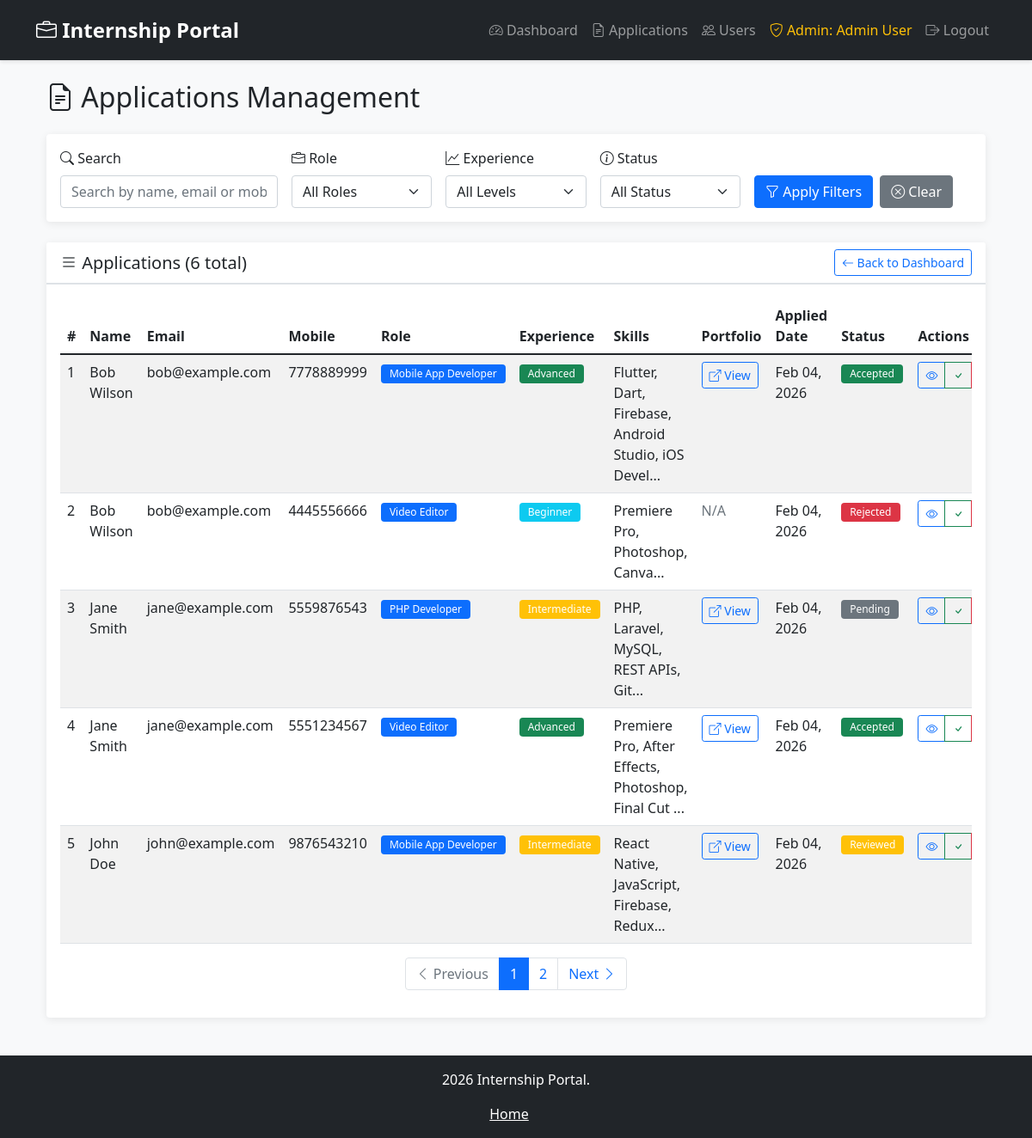
Page /admin/applications.php (signed in) on the committed database.
### tables this page shows
CREATE TABLE applications (
    id INT PRIMARY KEY AUTO_INCREMENT,
    user_id INT NOT NULL,
    mobile VARCHAR(20) NOT NULL,
    role ENUM('PHP Developer', 'Video Editor', 'Mobile App Developer') NOT NULL,
    experience ENUM('Beginner', 'Intermediate', 'Advanced') NOT NULL,
    skills TEXT NOT NULL,
    portfolio_link VARCHAR(255),
    status ENUM('pending', 'reviewed', 'accepted', 'rejected') DEFAULT 'pending',
    created_at TIMESTAMP DEFAULT CURRENT_TIMESTAMP,
    FOREIGN KEY (user_id) REFERENCES users(id) ON DELETE CASCADE,
    INDEX idx_user_id (user_id),
    INDEX idx_role (role),
    INDEX idx_experience (experience),
    INDEX idx_created_at (created_at)
);

CREATE TABLE users (
    id INT PRIMARY KEY AUTO_INCREMENT,
    name VARCHAR(100) NOT NULL,
    email VARCHAR(100) UNIQUE NOT NULL,
    password VARCHAR(255) NOT NULL,
    role ENUM('user', 'admin') DEFAULT 'user',
    created_at TIMESTAMP DEFAULT CURRENT_TIMESTAMP
);

### admin/applications.php (the view, shortened to what this page needs)
<?php
$database = new Database();
$db = $database->getConnection();
$records_per_page = 5;
$page = isset($_GET['page']) ? (int)$_GET['page'] : 1;
$offset = ($page - 1) * $records_per_page;
$role_filter = isset($_GET['role']) ? $_GET['role'] : '';
$experience_filter = isset($_GET['experience']) ? $_GET['experience'] : '';
$status_filter = isset($_GET['status']) ? $_GET['status'] : '';
$search = isset($_GET['search']) ? $_GET['search'] : '';
$where_clause = "WHERE 1=1";
$count_query = "SELECT COUNT(*) as total FROM applications a
                INNER JOIN users u ON a.user_id = u.id $where_clause";
$count_stmt = $db->prepare($count_query);
$count_stmt->execute();
$total_records = $count_stmt->fetch(PDO::FETCH_ASSOC)['total'];
$total_pages = ceil($total_records / $records_per_page);
$query = "SELECT a.*, u.name, u.email, u.created_at as user_created
          FROM applications a
          INNER JOIN users u ON a.user_id = u.id
          $where_clause
          ORDER BY a.created_at DESC
          LIMIT :offset, :limit";
$stmt = $db->prepare($query);
$stmt->bindValue(':offset', $offset, PDO::PARAM_INT);
$stmt->bindValue(':limit', $records_per_page, PDO::PARAM_INT);
$stmt->execute();
$applications = $stmt->fetchAll(PDO::FETCH_ASSOC);
?>
<?php include '../includes/header.php'; ?>
<div class="container-fluid">
    <h2 class="mb-4">
        <i class="bi bi-file-earmark-text"></i> Applications Management
    </h2>
    <div class="card mb-4">
        <div class="card-body">
            <form method="GET" class="row g-3">
                <div class="col-md-3">
                    <label for="search" class="form-label">
                        <i class="bi bi-search"></i> Search
                    </label>
                    <input type="text" class="form-control" id="search" name="search"
                           value="<?php echo htmlspecialchars($search); ?>"
                           placeholder="Search by name, email or mobile">
                </div>
                <div class="col-md-2">
                    <label for="role" class="form-label">
                        <i class="bi bi-briefcase"></i> Role
                    </label>
                    <select class="form-select" id="role" name="role">
                        <option value="">All Roles</option>
                    </select>
                </div>
                <div class="col-md-2">
                    <label for="experience" class="form-label">
                        <i class="bi bi-graph-up"></i> Experience
                    </label>
                    <select class="form-select" id="experience" name="experience">
                        <option value="">All Levels</option>
                    </select>
                </div>
                <div class="col-md-2">
                    <label for="status" class="form-label">
                        <i class="bi bi-info-circle"></i> Status
                    </label>
                    <select class="form-select" id="status" name="status">
                        <option value="">All Status</option>
                    </select>
                </div>
                <div class="col-md-3 d-flex align-items-end">
                    <button type="submit" class="btn btn-primary me-2">
                        <i class="bi bi-funnel"></i> Apply Filters
                    </button>
                    <a href="applications.php" class="btn btn-secondary">
                        <i class="bi bi-x-circle"></i> Clear
                    </a>
                </div>
            </form>
        </div>
    </div>
    <div class="card">
        <div class="card-header d-flex justify-content-between align-items-center">
            <h5 class="mb-0">
                <i class="bi bi-list"></i> Applications (<?php echo $total_records; ?> total)
            </h5>
            <a href="dashboard.php" class="btn btn-outline-primary btn-sm">
                <i class="bi bi-arrow-left"></i> Back to Dashboard
            </a>
        </div>
        <div class="card-body">
            <?php if(empty($applications)): ?>
                <div class="alert alert-info">
                    <i class="bi bi-info-circle"></i> No applications found.
                </div>
            <?php else: ?>
                <div class="table-responsive">
                    <table class="table table-striped table-hover">
                        <thead>
                            <tr>
                                <th>#</th>
                                <th>Name</th>
                                <th>Email</th>
                                <th>Mobile</th>
                                <th>Role</th>
                                <th>Experience</th>
                                <th>Skills</th>
                                <th>Portfolio</th>
                                <th>Applied Date</th>
                                <th>Status</th>
                                <th>Actions</th>
                            </tr>
                        </thead>
                        <tbody>
                            <?php foreach($applications as $index => $app): ?>
                                <tr id="app-row-<?php echo $app['id']; ?>">
                                    <td><?php echo $offset + $index + 1; ?></td>
                                    <td><?php echo htmlspecialchars($app['name']); ?></td>
                                    <td><?php echo htmlspecialchars($app['email']); ?></td>
                                    <td><?php echo htmlspecialchars($app['mobile']); ?></td>
                                    <td>
                                        <span class="badge bg-primary"><?php echo $app['role']; ?></span>
                                    </td>
                                    <td>
                                        <span class="badge
                                            <?php echo $app['experience'] == 'Beginner' ? 'bg-info' :
                                                    ($app['experience'] == 'Intermediate' ? 'bg-warning' : 'bg-success'); ?>">
                                            <?php echo $app['experience']; ?>
                                        </span>
                                    </td>
                                    <td><?php echo substr(htmlspecialchars($app['skills']), 0, 50) . '...'; ?></td>
                                    <td>
                                        <?php if(!empty($app['portfolio_link'])): ?>
                                            <a href="<?php echo htmlspecialchars($app['portfolio_link']); ?>"
                                               target="_blank" class="btn btn-sm btn-outline-primary">
                                                <i class="bi bi-box-arrow-up-right"></i> View
                                            </a>
                                        <?php else: ?>
                                            <span class="text-muted">N/A</span>
                                        <?php endif; ?>
                                    </td>
                                    <td><?php echo date('M d, Y', strtotime($app['created_at'])); ?></td>
                                    <td>
                                        <span class="badge
                                            <?php echo $app['status'] == 'pending' ? 'bg-secondary' :
                                                    ($app['status'] == 'accepted' ? 'bg-success' :
                                                    ($app['status'] == 'rejected' ? 'bg-danger' : 'bg-warning')); ?>"
                                            id="status-badge-<?php echo $app['id']; ?>">
                                            <?php echo ucfirst($app['status']); ?>
                                        </span>
                                    </td>
                                    <td>
                                        <div class="btn-group btn-group-sm">
                                            <button class="btn btn-outline-primary"
                                                    onclick="viewApplication(<?php echo $app['id']; ?>)"
                                                    title="View Details">
                                                <i class="bi bi-eye"></i>
                                            </button>
                                            <button class="btn btn-outline-success"
                                                    onclick="updateStatus(<?php echo $app['id']; ?>, 'accepted', this)"
                                                    title="Accept">
                                                <i class="bi bi-check"></i>
                                            </button>
                                        </div>
                                    </td>
                                </tr>
                            <?php endforeach; ?>
                        </tbody>
                    </table>
                </div>
                <?php if($total_pages > 1): ?>
                    <nav aria-label="Page navigation">
                        <ul class="pagination justify-content-center">
                            <li class="page-item <?php echo $page <= 1 ? 'disabled' : ''; ?>">
                                <a class="page-link" href="?page=<?php echo $page-1; ?>&role=<?php echo $role_filter; ?>&experience=<?php echo $experience_filter; ?>&status=<?php echo $status_filter; ?>&search=<?php echo urlencode($search); ?>">
                                    <i class="bi bi-chevron-left"></i> Previous
                                </a>
                            </li>
                            <?php for($i = 1; $i <= $total_pages; $i++): ?>
                                <li class="page-item <?php echo $i == $page ? 'active' : ''; ?>">
                                    <a class="page-link" href="?page=<?php echo $i; ?>&role=<?php echo $role_filter; ?>&experience=<?php echo $experience_filter; ?>&status=<?php echo $status_filter; ?>&search=<?php echo urlencode($search); ?>">
                                        <?php echo $i; ?>
                                    </a>
                                </li>
                            <?php endfor; ?>
                            <li class="page-item <?php echo $page >= $total_pages ? 'disabled' : ''; ?>">
                                <a class="page-link" href="?page=<?php echo $page+1; ?>&role=<?php echo $role_filter; ?>&experience=<?php echo $experience_filter; ?>&status=<?php echo $status_filter; ?>&search=<?php echo urlencode($search); ?>">
                                    Next <i class="bi bi-chevron-right"></i>
                                </a>
                            </li>
                        </ul>
                    </nav>
                <?php endif; ?>
            <?php endif; ?>
        </div>
    </div>
</div>
<?php include '../includes/footer.php'; ?>

### css/style.css (style rules this page uses)
body { background-color: #f8f9fa; min-height: 100vh; display: flex; flex-direction: column; font-family: 'Segoe UI', Tahoma, Geneva, Verdana, sans-serif; }
.card { box-shadow: 0 2px 10px rgba(0,0,0,0.08); border: none; margin-bottom: 20px; transition: transform 0.2s; }
.card-header { background-color: #fff; border-bottom: 2px solid #dee2e6; font-weight: 600; }
.badge { font-weight: 500; padding: 5px 10px; }
.pagination .page-item.active .page-link { background-color: #0d6efd; border-color: #0d6efd; }
.btn { transition: all 0.3s; }

### rows in the picture
applications: index "1", user.name "Bob Wilson", user.email "bob@example.com", mobile "7778889999", role "Mobile App Developer", experience "Advanced", skills "Flutter, Dart, Firebase, Android Studio, iOS Devel", created_at "Feb 04, 2026", status "Accepted"
applications: index "2", user.name "Bob Wilson", user.email "bob@example.com", mobile "4445556666", role "Video Editor", experience "Beginner", skills "Premiere Pro, Photoshop, Canva", shows "N/A", created_at "Feb 04, 2026", status "Rejected"
applications: index "3", user.name "Jane Smith", user.email "jane@example.com", mobile "5559876543", role "PHP Developer", experience "Intermediate", skills "PHP, Laravel, MySQL, REST APIs, Git", created_at "Feb 04, 2026", status "Pending"
applications: index "4", user.name "Jane Smith", user.email "jane@example.com", mobile "5551234567", role "Video Editor", experience "Advanced", skills "Premiere Pro, After Effects, Photoshop, Final Cut", created_at "Feb 04, 2026", status "Accepted"
applications: index "5", user.name "John Doe", user.email "john@example.com", mobile "9876543210", role "Mobile App Developer", experience "Intermediate", skills "React Native, JavaScript, Firebase, Redux", created_at "Feb 04, 2026", status "Reviewed"

### other values in the picture
$_SESSION['admin_name'] "Admin User"
$total_records "6"
